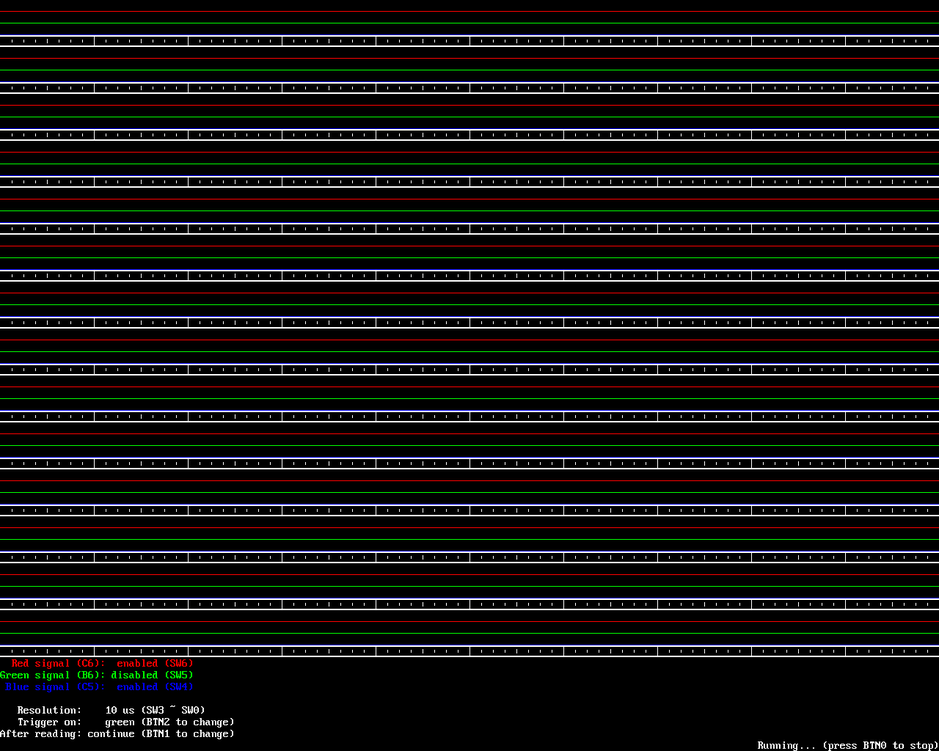
#> input picture project/screen-utilization-plan.png, 939 x 751 px, shrunk from 1280 x 1024 before the run
$ python img2coe.py ../../project/screen-utilization-plan.png   (Python 2 division)
#> lines starting #> are read from the running program, lines starting #| are printed output that depends on the picture
#!/usr/bin/env python

import sys
import Image

i = Image.open(sys.argv[1]).convert('L')
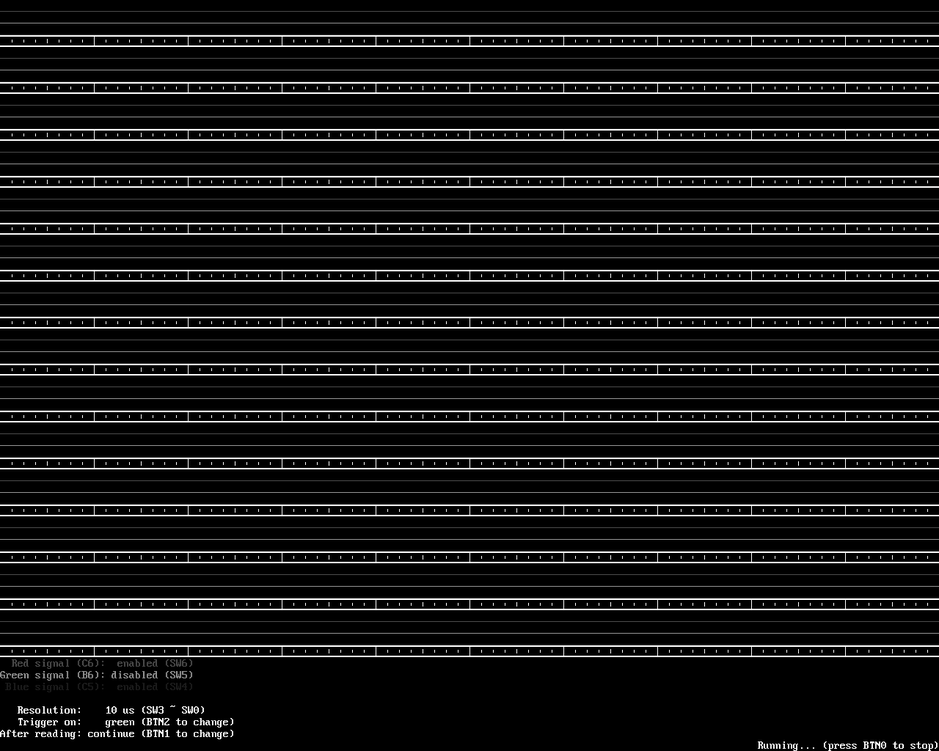
#> i: PIL image 939x751 L; min 0, max 255, mean 20.7
#> (the run stopped early here; a loop or call above may not have finished)
